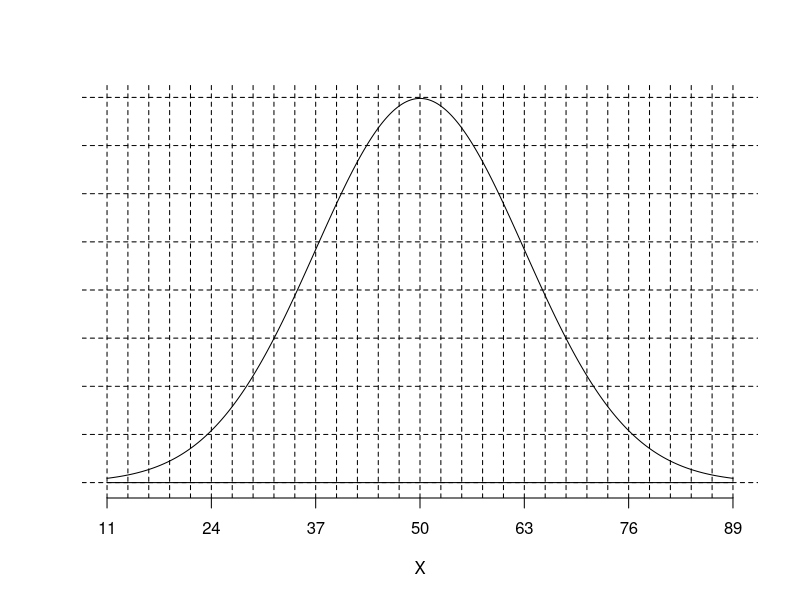
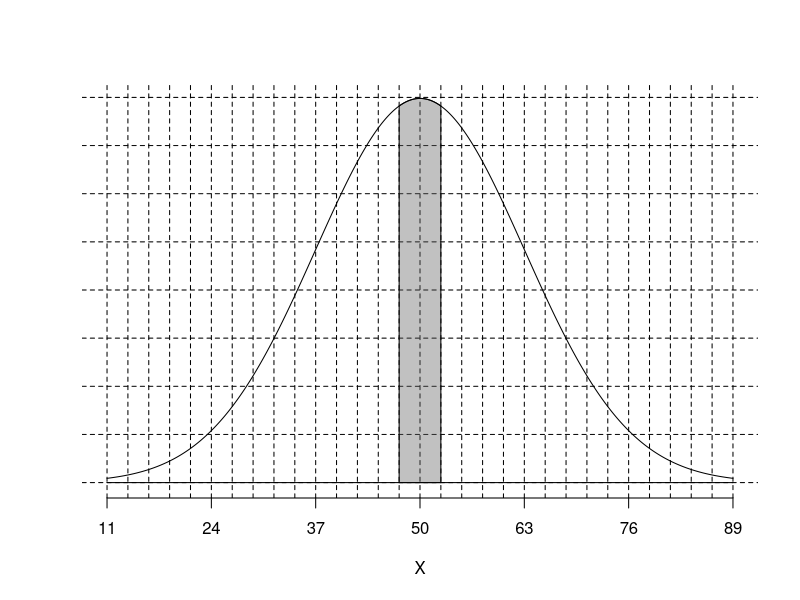

Here is the R script that generated these plots, in order:
## ---- chunk 1
zs = (-3*5):(3*5)/5
ys = 0:8*0.05
z = sample(1:(1.4*5)/5,1)

mu = sample(10:60,1)
si = sample(1:round(mu/3),1)
## ---- chunk 2
plot(0,0,type="n",ann=F,axes=F,xlim=c(-3,3),ylim=c(0,0.4))
abline(h = ys,lty=2)
abline(v=zs,lty=2)
lines((-300:300)/100,dnorm((-300:300)/100))
axis(1,at=(-3):(3),labels=-3:3*si+mu)
mtext("X",side=1,line = 3)
lines(c(-3,3),c(0,0))
## ---- chunk 3
plot(0,0,type="n",ann=F,axes=F,xlim=c(-3,3),ylim=c(0,0.4))
abline(h = ys,lty=2)
abline(v=zs,lty=2)
xs = (-300:300)/100
dn = dnorm(xs)
lines(xs,dn)
lines(c(-3,3),c(0,0))
polygon(c(xs[abs(xs)<=z],z,-z),c(dn[abs(xs)<=z],0,0),col = rgb(0.4,0.4,0.4,0.4))
axis(1,at=(-3):(3),labels=-3:3*si+mu)
mtext("X",side=1,line = 3)
